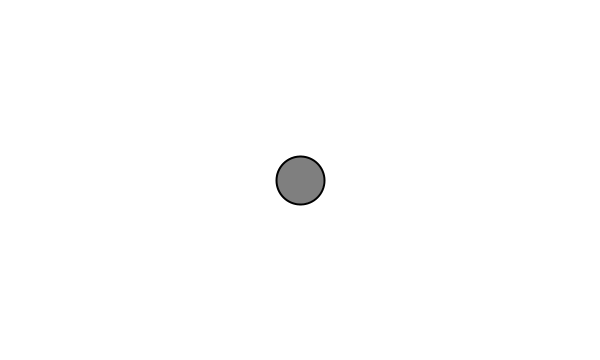
Frame 1 (no input)
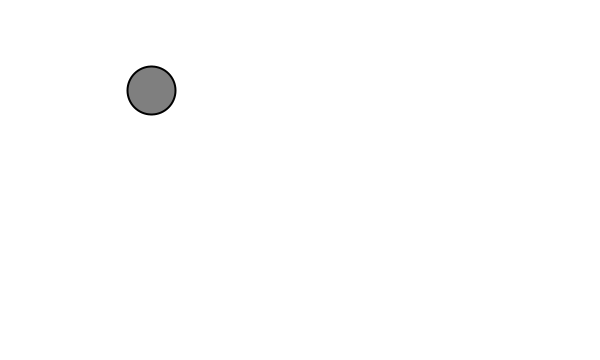
Frame 60 (the mouse pressed at the canvas centre just before this capture)
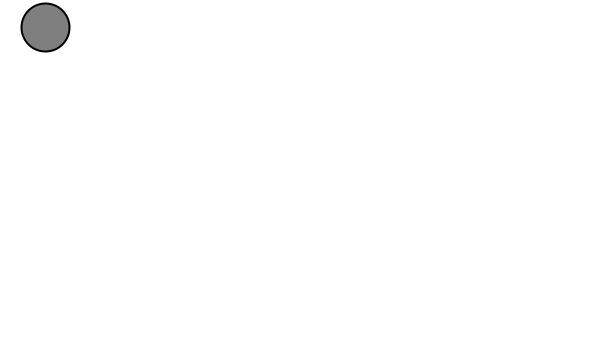
Frame 120 (the mouse held since frame 60 and released just before this capture)

The Processing sketch that drew these frames (run headless with seeded random() and noise(); from frame 60 on, the mouse is pressed at the canvas centre):

// Processing sketch: Acceleration
// ── Acceleration.pde
Mover mover;

void setup() {
size(600,360);
mover = new Mover();
} 

void draw() {
background(255);

mover.display();
mover.move();
//mover.edges();
}

// ── Mover.pde
class Mover {
  PVector location;
  PVector velocity;
  PVector acceleration;
  
  
  Mover() {
  location = new PVector(width/2, height/2);
  velocity = new PVector(0,0);
  acceleration = new PVector(0.0,0.0);
  } 
  
  void move() {
    PVector mouse = new PVector(mouseX, mouseY); 
    mouse.sub(location);
    mouse.setMag(0.1);
    
    acceleration = mouse;
    velocity.add(acceleration);
    location.add(velocity);
    velocity.limit(5);
    }
    
  void edges() {
    if (location.x > width) location.x = 0;
    if (location.x < 0) location.x = width;
    if (location.y > height) location.y = 0;
    if (location.y < 0) location.y = height;
  }
  
  void display() {
  fill(127);
  stroke(0);
  strokeWeight(2);
  ellipse(location.x, location.y,48,48);
  }
  

}
